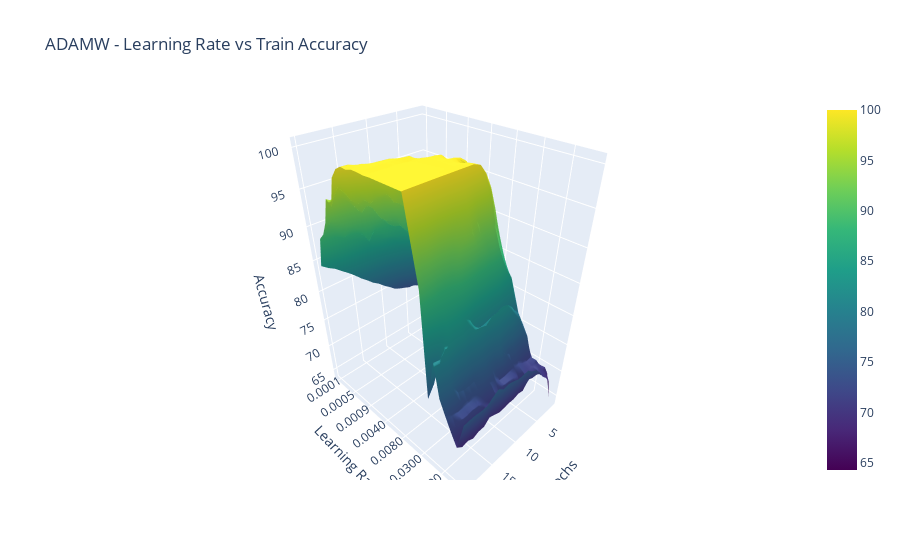
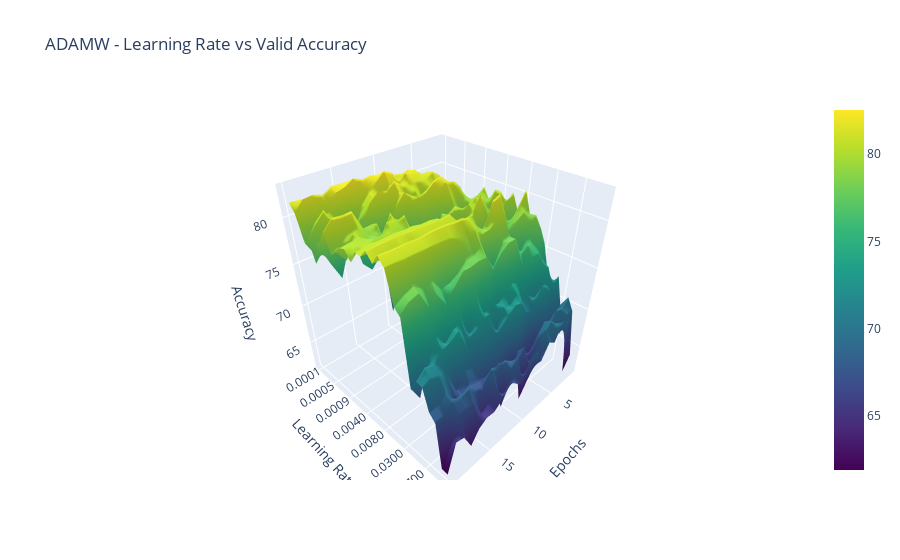
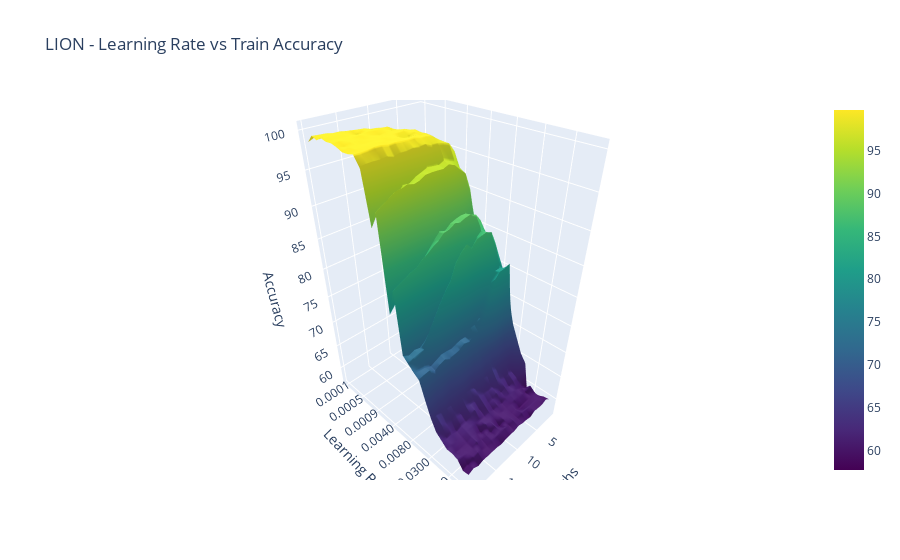
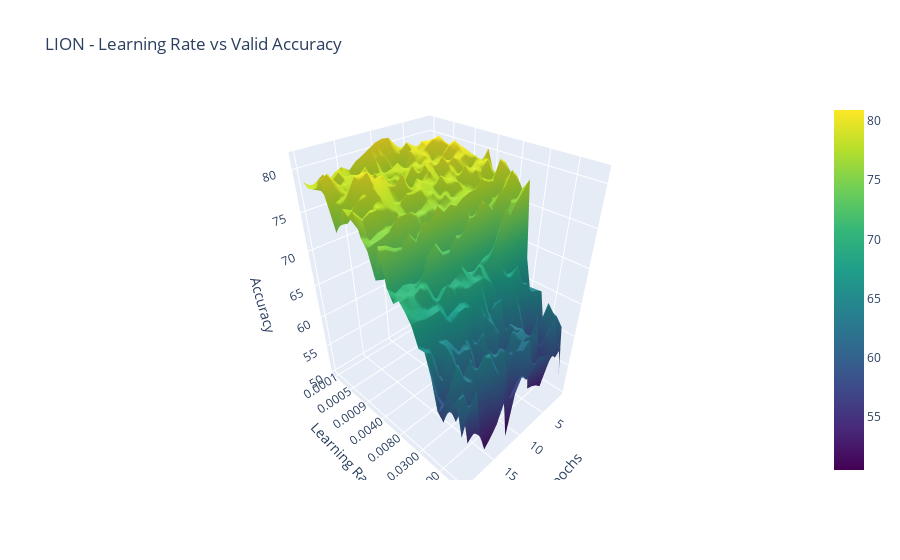

Notebook code for these charts, in order:
### Code cell
import json
import numpy as np
import plotly.graph_objs as go

file_names = [
    "adamW_learningRate_ablation_train_accuracy.json",
    "adamW_learningRate_ablation_valid_accuracy.json",
    "lion_learningRate_ablation_train_accuracy.json",
    "lion_learningRate_ablation_valid_accuracy.json"
]

for file_name in file_names:
    with open(file_name, 'r') as file:
        data = json.load(file)

    # For the title, you can split the filename on "_" to get optimizer and metric
    title_info = file_name.split("_")
    optimizer = title_info[0]
    metric = title_info[-2]

    # Convert the accuracy data to a 2D NumPy array
    accuracy_data = np.array([values for lr, values in data.items()])

    # Create a 2D grid for X and Y (epochs and learning rates)
    epochs = np.arange(1, len(accuracy_data[0]) + 1)
    # learning_rates = np.array([float(lr) for lr in data.keys()])
    learning_rates = np.array([f"{float(lr):.4f}" for lr in data.keys()])
    learning_rates = np.array([(str(lr)) for lr in learning_rates])
    # learning_rates = np.array([float(lr) for lr in data.keys()])

    # Create a trace for the 3D surface plot
    trace = go.Surface(x=epochs, y=learning_rates, z=accuracy_data, colorscale='Viridis')

    # Create a layout for the plot
    layout = go.Layout(
        scene=dict(
            xaxis=dict(title='Epochs'),
            yaxis=dict(title='Learning Rate'),
            zaxis=dict(title='Accuracy'),
        ),
        title=f'{optimizer.upper()} - Learning Rate vs {metric.capitalize()} Accuracy'
    )

    # Create a figure and add the trace with the layout
    fig = go.Figure(data=[trace], layout=layout)

    # Display the interactive plot
    fig.show()

### Figure 1 — Plotly figure (JSON) as saved in the notebook; plotly's stock layout.template omitted (floating-point values rounded to 4 significant figures; data arrays with more than 128 entries replaced by an {"elided": "..."} marker saying what was removed)
{"data": [{"colorscale": [[0, "#440154"], [0.1111, "#482878"], [0.2222, "#3e4989"], [0.3333, "#31688e"], [0.4444, "#26828e"], [0.5556, "#1f9e89"], [0.6667, "#35b779"], [0.7778, "#6ece58"], [0.8889, "#b5de2b"], [1, "#fde725"]], "type": "surface", "x": [1, 2, 3, 4, 5, 6, 7, 8, 9, 10, 11, 12, 13, 14, 15, 16, 17, 18, 19, 20], "y": ["0.0001", "0.0002", "0.0003", "0.0004", "0.0005", "0.0006", "0.0007", "0.0008", "0.0009", "0.0010", "0.0020", "0.0030", "0.0040", "0.0050", "0.0060", "0.0070", "0.0080", "0.0090", "0.0100", "0.0200", "0.0300", "0.0400", "0.0500", "0.0600", "0.0700", "0.0800", "0.0900", "0.1000"], "z": {"elided": "28x20 float values"}}], "layout": {"scene": {"xaxis": {"title": {"text": "Epochs"}}, "yaxis": {"title": {"text": "Learning Rate"}}, "zaxis": {"title": {"text": "Accuracy"}}}, "title": {"text": "ADAMW - Learning Rate vs Train Accuracy"}}}

### Figure 2 — Plotly figure (JSON) as saved in the notebook; plotly's stock layout.template omitted (floating-point values rounded to 4 significant figures; data arrays with more than 128 entries replaced by an {"elided": "..."} marker saying what was removed)
{"data": [{"colorscale": [[0, "#440154"], [0.1111, "#482878"], [0.2222, "#3e4989"], [0.3333, "#31688e"], [0.4444, "#26828e"], [0.5556, "#1f9e89"], [0.6667, "#35b779"], [0.7778, "#6ece58"], [0.8889, "#b5de2b"], [1, "#fde725"]], "type": "surface", "x": [1, 2, 3, 4, 5, 6, 7, 8, 9, 10, 11, 12, 13, 14, 15, 16, 17, 18, 19, 20], "y": ["0.0001", "0.0002", "0.0003", "0.0004", "0.0005", "0.0006", "0.0007", "0.0008", "0.0009", "0.0010", "0.0020", "0.0030", "0.0040", "0.0050", "0.0060", "0.0070", "0.0080", "0.0090", "0.0100", "0.0200", "0.0300", "0.0400", "0.0500", "0.0600", "0.0700", "0.0800", "0.0900", "0.1000"], "z": {"elided": "28x20 float values"}}], "layout": {"scene": {"xaxis": {"title": {"text": "Epochs"}}, "yaxis": {"title": {"text": "Learning Rate"}}, "zaxis": {"title": {"text": "Accuracy"}}}, "title": {"text": "ADAMW - Learning Rate vs Valid Accuracy"}}}

### Figure 3 — Plotly figure (JSON) as saved in the notebook; plotly's stock layout.template omitted (floating-point values rounded to 4 significant figures; data arrays with more than 128 entries replaced by an {"elided": "..."} marker saying what was removed)
{"data": [{"colorscale": [[0, "#440154"], [0.1111, "#482878"], [0.2222, "#3e4989"], [0.3333, "#31688e"], [0.4444, "#26828e"], [0.5556, "#1f9e89"], [0.6667, "#35b779"], [0.7778, "#6ece58"], [0.8889, "#b5de2b"], [1, "#fde725"]], "type": "surface", "x": [1, 2, 3, 4, 5, 6, 7, 8, 9, 10, 11, 12, 13, 14, 15, 16, 17, 18, 19, 20], "y": ["0.0001", "0.0002", "0.0003", "0.0004", "0.0005", "0.0006", "0.0007", "0.0008", "0.0009", "0.0010", "0.0020", "0.0030", "0.0040", "0.0050", "0.0060", "0.0070", "0.0080", "0.0090", "0.0100", "0.0200", "0.0300", "0.0400", "0.0500", "0.0600", "0.0700", "0.0800", "0.0900", "0.1000"], "z": {"elided": "28x20 float values"}}], "layout": {"scene": {"xaxis": {"title": {"text": "Epochs"}}, "yaxis": {"title": {"text": "Learning Rate"}}, "zaxis": {"title": {"text": "Accuracy"}}}, "title": {"text": "LION - Learning Rate vs Train Accuracy"}}}

### Figure 4 — Plotly figure (JSON) as saved in the notebook; plotly's stock layout.template omitted (floating-point values rounded to 4 significant figures; data arrays with more than 128 entries replaced by an {"elided": "..."} marker saying what was removed)
{"data": [{"colorscale": [[0, "#440154"], [0.1111, "#482878"], [0.2222, "#3e4989"], [0.3333, "#31688e"], [0.4444, "#26828e"], [0.5556, "#1f9e89"], [0.6667, "#35b779"], [0.7778, "#6ece58"], [0.8889, "#b5de2b"], [1, "#fde725"]], "type": "surface", "x": [1, 2, 3, 4, 5, 6, 7, 8, 9, 10, 11, 12, 13, 14, 15, 16, 17, 18, 19, 20], "y": ["0.0001", "0.0002", "0.0003", "0.0004", "0.0005", "0.0006", "0.0007", "0.0008", "0.0009", "0.0010", "0.0020", "0.0030", "0.0040", "0.0050", "0.0060", "0.0070", "0.0080", "0.0090", "0.0100", "0.0200", "0.0300", "0.0400", "0.0500", "0.0600", "0.0700", "0.0800", "0.0900", "0.1000"], "z": {"elided": "28x20 float values"}}], "layout": {"scene": {"xaxis": {"title": {"text": "Epochs"}}, "yaxis": {"title": {"text": "Learning Rate"}}, "zaxis": {"title": {"text": "Accuracy"}}}, "title": {"text": "LION - Learning Rate vs Valid Accuracy"}}}
